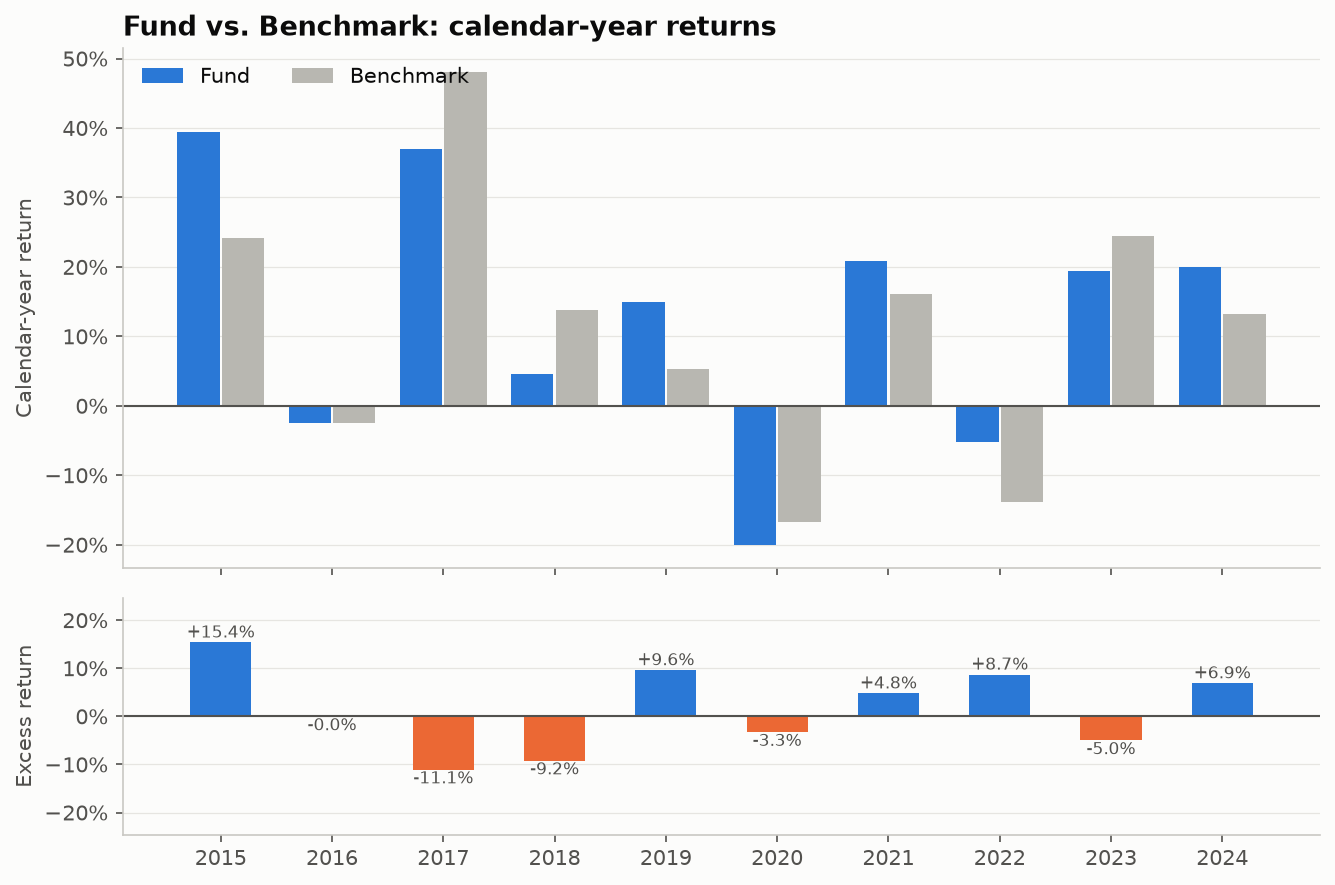

The script that saved this image:
"""
Annual Returns vs. Benchmark  -  family: Finance & investment

DESIGN PURPOSE
Paired columns showing a fund's and its benchmark's return for each calendar
year, with a lower panel of the yearly difference (excess return). Calendar-
year returns are what regulators and factsheets report, and the pairing shows
at once in which years the fund helped or hurt.

WHEN TO USE
  - Report calendar-year performance against a benchmark
  - Show whether out- or under-performance is consistent or driven by a few
    years
  - Complement a cumulative-return chart, which hides year-to-year variation

AVOID WHEN
  - More than about 15 years (switch to a line of rolling returns)
  - More than two or three series (bars become a picket fence; use a heatmap)

ALTERNATIVES
  - Monthly returns heatmap
  - Rolling 12-month return line
  - Dumbbell chart (fund vs benchmark per year)

EXAMPLE
Simulated calendar-year returns of a fund and its benchmark, 2015–2024. Not
investment advice.

NOTE: Educational examples with simulated or historical data. Not investment
advice; past performance does not predict future returns.

Run:  python annual_returns_bar.py
"""
import sys
from pathlib import Path

import numpy as np
import pandas as pd
import matplotlib.pyplot as plt

# Library style: categorical colors in fixed order, recessive axes, hairline grid.
PALETTE = ["#2a78d6", "#eb6834", "#1baf7a", "#eda100",
           "#e87ba4", "#008300", "#6250d6", "#e34948"]
SEQ_CMAP = "Blues"      # sequential: one hue, light -> dark
DIV_CMAP = "RdBu_r"     # diverging: two opposite hues, neutral midpoint
GRAY = "#b8b7b1"        # de-emphasised marks
plt.rcParams.update({
    "figure.figsize": (8, 4.8), "figure.dpi": 110, "figure.facecolor": "#fcfcfb",
    "axes.facecolor": "#fcfcfb", "axes.edgecolor": "#c9c8c3", "axes.linewidth": 0.8,
    "axes.spines.top": False, "axes.spines.right": False,
    "axes.grid": True, "grid.color": "#e6e5e1", "grid.linewidth": 0.6, "axes.axisbelow": True,
    "axes.prop_cycle": plt.cycler(color=PALETTE),
    "axes.titlesize": 13, "axes.titleweight": "bold", "axes.titlelocation": "left",
    "axes.labelcolor": "#52514e", "xtick.color": "#52514e", "ytick.color": "#52514e",
    "text.color": "#0b0b0b", "font.size": 10, "lines.linewidth": 2,
    "legend.frameon": False,
})

from matplotlib.ticker import PercentFormatter

# --- Example data ------------------------------------------------------------
rng = np.random.default_rng(21)
dates = pd.bdate_range("2015-01-01", "2024-12-31")
n = len(dates)
mkt = 0.00045 + rng.standard_t(4, n) * 0.0095 / np.sqrt(2)
mkt[(dates >= "2020-02-20") & (dates <= "2020-03-23")] -= 0.012
mkt[(dates >= "2022-01-01") & (dates <= "2022-10-15")] -= 0.0011
fund = 0.00024 + 0.9 * mkt + rng.normal(0, 0.004, n)
daily = pd.DataFrame({"Fund": fund, "Benchmark": mkt}, index=dates)
annual = (1 + daily).groupby(daily.index.year).prod() - 1
annual

# --- Plot --------------------------------------------------------------------
fund_name, bench_name = annual.columns[:2]
x = np.arange(len(annual))
excess = annual[fund_name] - annual[bench_name]
fig, (ax, ax2) = plt.subplots(2, 1, figsize=(9, 6), sharex=True, gridspec_kw={"height_ratios": [2.2, 1]})
ax.bar(x - 0.2, annual[fund_name], width=0.38, color=PALETTE[0], label=fund_name)
ax.bar(x + 0.2, annual[bench_name], width=0.38, color=GRAY, label=bench_name)
ax.axhline(0, color="#52514e", linewidth=1)
ax.yaxis.set_major_formatter(PercentFormatter(1.0, decimals=0))
ax.set_ylabel("Calendar-year return")
ax.set_title(f"{fund_name} vs. {bench_name}: calendar-year returns")
ax.legend(loc="upper left", ncol=2)
ax.grid(axis="x", visible=False)

colors = np.where(excess >= 0, PALETTE[0], PALETTE[1])
ax2.bar(x, excess, width=0.55, color=colors)
ax2.axhline(0, color="#52514e", linewidth=1)
for xi, v in zip(x, excess):
    ax2.text(xi, v + (0.002 if v >= 0 else -0.002), f"{v:+.1%}", ha="center",
             va="bottom" if v >= 0 else "top", fontsize=8, color="#52514e")
ax2.yaxis.set_major_formatter(PercentFormatter(1.0, decimals=0))
ax2.set_ylabel("Excess return")
lim = np.abs(excess).max() * 1.6
ax2.set_ylim(-lim, lim)
ax2.set_xticks(x, annual.index)
ax2.grid(axis="x", visible=False)
fig.tight_layout()

# --- Save / show -------------------------------------------------------------
out = Path(__file__).with_name(Path(__file__).stem + ".png")
fig.savefig(out, dpi=150, bbox_inches="tight")
print(f"saved {out}")
if "--no-show" not in sys.argv:
    plt.show()
